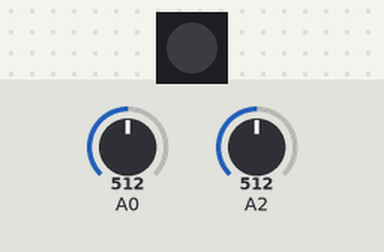
The sketch below on a simulated Arduino Uno, built with avr-gcc and run on an emulated ATmega328P. On the bench: 1 RGB LEDs in strip order, left to right. The test bench sets the inputs (shaded band); at power-on: A2 = 512, A0 = 512. What the sketch prints to the serial monitor is not drawn.

Above: at 1.2 s.
1.3 s: A2 set to 408
2.8 s: A2 set to 382
At 3.4 s:
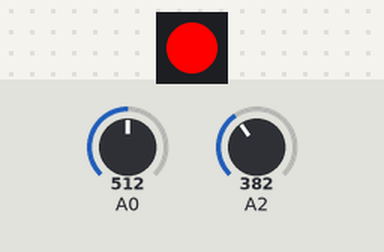
4.3 s: A2 set to 410
At 6.1 s:
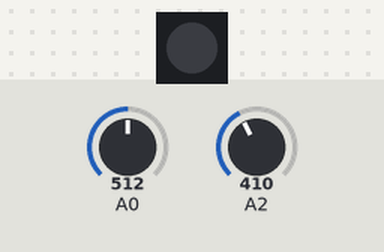
6.4 s: A2 set to 390
At 7.7 s:
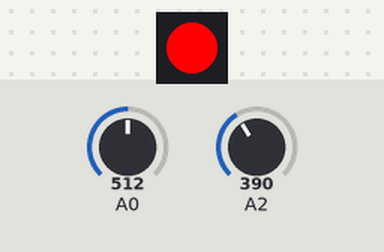
Timing chart, 0 to 8.9 s (numbered marks = the images above; inputs shaded):
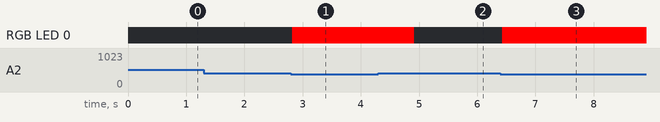

Measured:
- the behaviour switches between 400 and 399 on A2 (found by bisection; images 0 and 1)
- after the input at 1.3 s, every drawn part: stays the same
- after the input at 2.8 s, RGB LED 0: off → RGB(255, 0, 0) at once
- after the input at 4.3 s, RGB LED 0: RGB(255, 0, 0) → off after 0.62 s
- after the input at 6.4 s, RGB LED 0: off → RGB(255, 0, 0) at once

The sketch:

_07_MIC_02_SoundLight.ino
```cpp
#include <Adafruit_NeoPixel.h>  //调用LED彩灯的库文件

Adafruit_NeoPixel ColorLED = Adafruit_NeoPixel(1, 6, NEO_GRB + NEO_KHZ800);
//定义彩灯引脚以及数量

int state; //定义一个整数变量state
int state2;
void setup() {
  Serial.begin(9600); //设置串口波特率为9600
  pinMode(A0, INPUT); //设置MIC传感器引脚为输入状态
  pinMode(A2,INPUT);
  ColorLED.begin(); //设置彩灯初始状态
}

void loop() {
  state = analogRead(A0); //将MIC传感器引脚的值赋给变量state
  Serial.print("Sound:"); //在串口监视器里打印文字 state：
  Serial.println(state); //在串口监视器里打印变量state的值，并换行
  delay(100); //延时100毫秒打印
 state2=analogRead(A2);

  if (state > 200&&state2<400) { //当state的值大于200时，亮红灯
    ColorLED.setPixelColor(0, ColorLED.Color(255, 0, 0));  //设置彩灯颜色为红色
    ColorLED.show();  //显示彩灯效果
    delay(2000); //持续2秒
  } else { //否则关灯
    ColorLED.setPixelColor(0, ColorLED.Color(0, 0, 0));  //设置彩灯颜色为红色
    ColorLED.show(); //显示彩灯效果
  }

}
```
